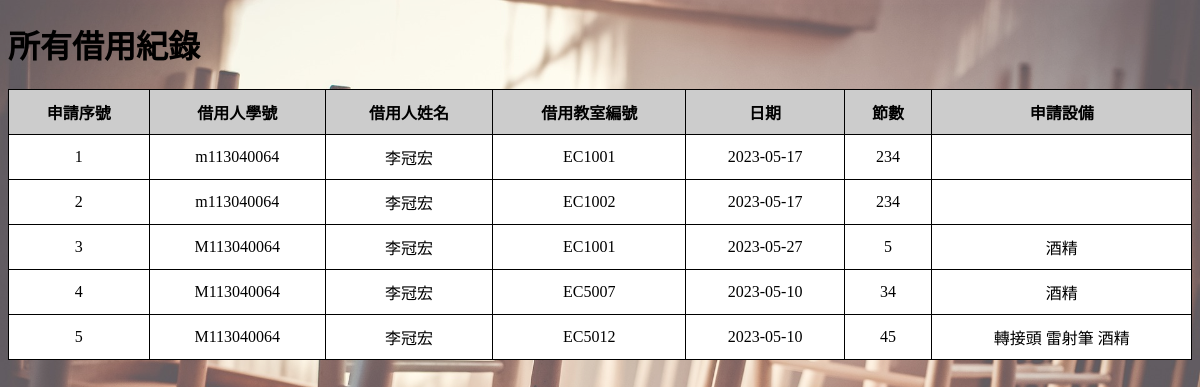
Screenshot of /borrow_record.php with the database file from the repository.
### borrow_record.php (the view, shortened to what this page needs)
<!DOCTYPE html>
<html>
<head>
</head>
<body>
	<h1>所有借用紀錄</h1>
	<form>
		<table>
			<tr>
				<th>申請序號</th>
				<th>借用人學號</th>
				<th>借用人姓名</th>
				<th>借用教室編號</th>
				<th>日期</th>
				<th>節數</th>
				<th>申請設備</th>
			</tr>
			<?php
				$connect = new mysqli("localhost", "root", "", "資料庫");
				$apply = mysqli_query($connect, "SELECT * FROM 申請資料表");
				if(mysqli_num_rows($apply)){
					while($apply_row = mysqli_fetch_assoc($apply)){
						$seq = $apply_row["申請序號"];
						$periods = "";
						$date_period = mysqli_query($connect, "SELECT *
																FROM 申請日期和節數表
																WHERE 申請序號 = $seq");
						while($date_row = mysqli_fetch_assoc($date_period)){
							$date = $date_row['日期'];
							$periods .= $date_row['節數'];
						}
						$devices = "";
						$device_query = mysqli_query($connect, "SELECT *
																FROM 申請設備表
																JOIN 設備資料表
																ON 申請設備表.附加申請設備編號 = 設備資料表.設備編號
																WHERE 申請序號 = $seq");
						while($device_row = mysqli_fetch_assoc($device_query)){
							$devices .= $device_row['設備名稱']." ";
						}
						echo "<tr>
								<td>".$apply_row["申請序號"]."</td>
								<td>".$apply_row["借用人"]."</td>
								<td>".$apply_row["姓名"]."</td>
								<td>".$apply_row["教室編號"]."</td>
								<td>".$date."</td>
								<td>".$periods."</td>
								<td>".$devices."</td>
							</tr>";
					}
				}
			?>
		</table>
	</form>
</body>
</html>

### borrow_record.php (style rules this page uses)
body { background-image: url("./classroom.jpg"); background-color: rgba(255,255,255,0.2); background-blend-mode: lighten; background-size: cover; background-repeat: no-repeat; }
table { border-collapse: collapse; width: 100%; margin: 20px 0; }
table th, table td { border: 1px solid black; padding: 10px; text-align: center; background-color: white; }
table th { background-color: #ccc; }

### rows the page displays
申請資料表: 申請序號 "1", 借用人 "m113040064", 姓名 "李冠宏", 教室編號 "EC1001", 申請日期和節數表.日期 "2023-05-17", periods "234"
申請資料表: 申請序號 "2", 借用人 "m113040064", 姓名 "李冠宏", 教室編號 "EC1002", 申請日期和節數表.日期 "2023-05-17", periods "234"
申請資料表: 申請序號 "3", 借用人 "M113040064", 姓名 "李冠宏", 教室編號 "EC1001", 申請日期和節數表.日期 "2023-05-27", periods "5", devices "酒精"
申請資料表: 申請序號 "4", 借用人 "M113040064", 姓名 "李冠宏", 教室編號 "EC5007", 申請日期和節數表.日期 "2023-05-10", periods "34", devices "酒精"
申請資料表: 申請序號 "5", 借用人 "M113040064", 姓名 "李冠宏", 教室編號 "EC5012", 申請日期和節數表.日期 "2023-05-10", periods "45", devices "轉接頭 雷射筆 酒精"
